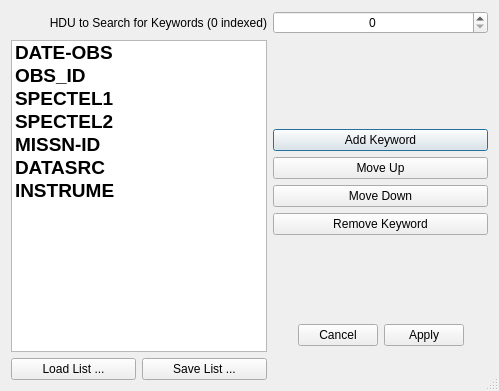
<?xml version="1.0" encoding="UTF-8"?>
<ui version="4.0">
 <class>Dialog</class>
 <widget class="QDialog" name="Dialog">
  <property name="geometry">
   <rect>
    <x>0</x>
    <y>0</y>
    <width>499</width>
    <height>391</height>
   </rect>
  </property>
  <property name="windowTitle">
   <string>FITS Keyword and HDU Selector</string>
  </property>
  <property name="sizeGripEnabled">
   <bool>true</bool>
  </property>
  <layout class="QGridLayout" name="gridLayout">
   <item row="2" column="2">
    <widget class="QPushButton" name="buttonAdd">
     <property name="text">
      <string>Add Keyword</string>
     </property>
     <property name="default">
      <bool>true</bool>
     </property>
    </widget>
   </item>
   <item row="4" column="2">
    <widget class="QPushButton" name="buttonMovedown">
     <property name="text">
      <string>Move Down</string>
     </property>
    </widget>
   </item>
   <item row="0" column="2">
    <widget class="QSpinBox" name="spinboxCurrentHDU">
     <property name="alignment">
      <set>Qt::AlignCenter</set>
     </property>
     <property name="suffix">
      <string/>
     </property>
    </widget>
   </item>
   <item row="5" column="2">
    <widget class="QPushButton" name="buttonRemove">
     <property name="text">
      <string>Remove Keyword</string>
     </property>
    </widget>
   </item>
   <item row="0" column="0" colspan="2">
    <widget class="QLabel" name="labelHDUchoosen">
     <property name="text">
      <string>HDU to Search for Keywords (0 indexed)</string>
     </property>
     <property name="alignment">
      <set>Qt::AlignRight|Qt::AlignTrailing|Qt::AlignVCenter</set>
     </property>
    </widget>
   </item>
   <item row="7" column="2">
    <widget class="QDialogButtonBox" name="buttonsApplyCancel">
     <property name="standardButtons">
      <set>QDialogButtonBox::Apply|QDialogButtonBox::Cancel</set>
     </property>
     <property name="centerButtons">
      <bool>true</bool>
     </property>
    </widget>
   </item>
   <item row="3" column="2">
    <widget class="QPushButton" name="buttonMoveup">
     <property name="text">
      <string>Move Up</string>
     </property>
    </widget>
   </item>
   <item row="6" column="2">
    <spacer name="verticalSpacer">
     <property name="orientation">
      <enum>Qt::Vertical</enum>
     </property>
     <property name="sizeHint" stdset="0">
      <size>
       <width>20</width>
       <height>40</height>
      </size>
     </property>
    </spacer>
   </item>
   <item row="1" column="2">
    <spacer name="verticalSpacer_2">
     <property name="orientation">
      <enum>Qt::Vertical</enum>
     </property>
     <property name="sizeHint" stdset="0">
      <size>
       <width>20</width>
       <height>40</height>
      </size>
     </property>
    </spacer>
   </item>
   <item row="1" column="0" rowspan="8" colspan="2">
    <widget class="QListWidget" name="keywordListwidget">
     <property name="font">
      <font>
       <pointsize>14</pointsize>
       <weight>75</weight>
       <bold>true</bold>
      </font>
     </property>
     <property name="selectionRectVisible">
      <bool>true</bool>
     </property>
     <item>
      <property name="text">
       <string>DATE-OBS</string>
      </property>
     </item>
     <item>
      <property name="text">
       <string>OBS_ID</string>
      </property>
     </item>
     <item>
      <property name="text">
       <string>SPECTEL1</string>
      </property>
     </item>
     <item>
      <property name="text">
       <string>SPECTEL2</string>
      </property>
     </item>
     <item>
      <property name="text">
       <string>MISSN-ID</string>
      </property>
     </item>
     <item>
      <property name="text">
       <string>DATASRC</string>
      </property>
     </item>
     <item>
      <property name="text">
       <string>INSTRUME</string>
      </property>
     </item>
    </widget>
   </item>
   <item row="9" column="0">
    <widget class="QPushButton" name="buttonLoad">
     <property name="text">
      <string>Load List ...</string>
     </property>
    </widget>
   </item>
   <item row="9" column="1">
    <widget class="QPushButton" name="buttonSave">
     <property name="text">
      <string>Save List ...</string>
     </property>
    </widget>
   </item>
  </layout>
 </widget>
 <resources/>
 <connections>
  <connection>
   <sender>buttonsApplyCancel</sender>
   <signal>accepted()</signal>
   <receiver>Dialog</receiver>
   <slot>accept()</slot>
   <hints>
    <hint type="sourcelabel">
     <x>248</x>
     <y>254</y>
    </hint>
    <hint type="destinationlabel">
     <x>157</x>
     <y>274</y>
    </hint>
   </hints>
  </connection>
  <connection>
   <sender>buttonsApplyCancel</sender>
   <signal>rejected()</signal>
   <receiver>Dialog</receiver>
   <slot>reject()</slot>
   <hints>
    <hint type="sourcelabel">
     <x>316</x>
     <y>260</y>
    </hint>
    <hint type="destinationlabel">
     <x>286</x>
     <y>274</y>
    </hint>
   </hints>
  </connection>
 </connections>
</ui>
